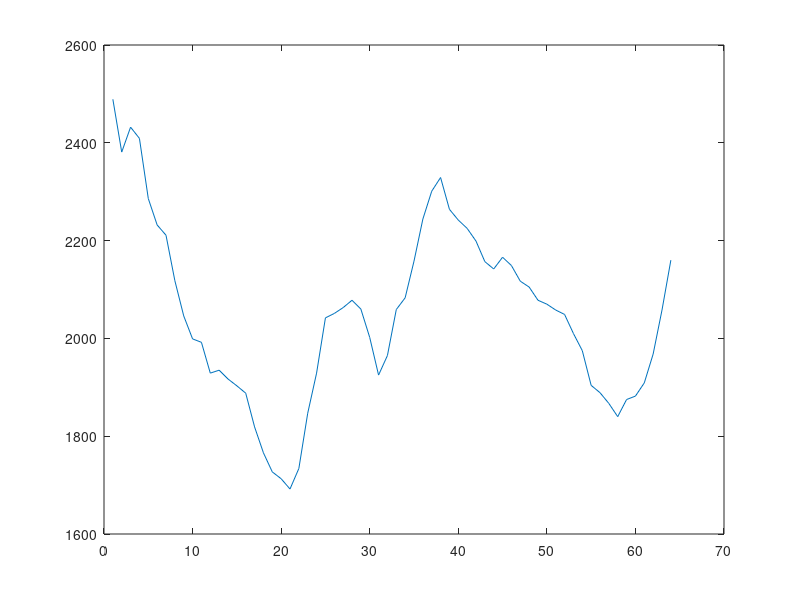
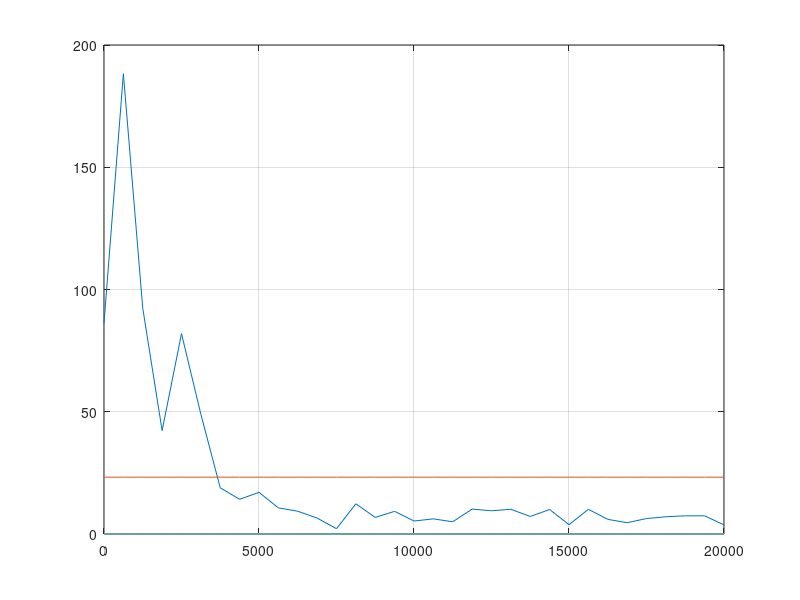

These charts were generated, in order, by the following MATLAB code: (Note: this script raises an error after producing the figures.)
clear;
%meas_ = load("calib.txt");
meas_ = load("spi.txt");
meas = meas_(1:64);
plot(meas);

mid = mean(meas);
disp(mid);
scope = max(meas) - min(meas);
disp(scope);
disp(meas);
figure;
format("short");
freq = fft(meas);
disp(num2str(abs(freq)));
p2 = abs(freq / length(meas));
p1 = p2(1:length(meas) / 2 + 1);
%p1 = p2;
p1(1:end - 1) = 2 * p1(2:end);
Fs = 40000;
f = Fs*(0:(length(meas) / 2)) / length(meas);
plot(f, p1);
hold on; grid on;

meas_mean = mean(p1);
y_mean = zeros(length(f));
for i = 1:length(f)
    y_mean(i) = meas_mean;
end
disp("сренее по граифку частот");
disp(meas_mean);
plot(f, y_mean);
disp("length(fft)=")
disp(length(p1));
fft = p1;
for i = 1:3
    fft = find_peaks(fft);
    figure;
    plot(f, fft);
    grid on; hold on;
end
%how find picks?

%{
function fft = find_peaks(fft)
    peak = max(fft);
    pos = find(fft == peak);
    for i = pos:length(fft)-2 % to right
        last_num = fft(i);
        num = fft(i + 1);
        next_num = fft(i + 2);
        if (last_num < num) && (num < next_num)
            break;
        end
    end
    %disp("kek");
    for j = pos:-1:3
        last_num = fft(j);
        num = fft(j - 1);
        next_num = fft(j - 2);
        if (last_num < num) && (num < next_num)
            break;
        end
    end
    right_indx = i;
    left_indx = j;
    disp("right indx");
    disp(right_indx);
    disp("position")
    disp(pos);
    disp("left indx");
    disp(left_indx);
    fft = cut_from_arr(fft, right_indx, left_indx, mean(fft));
    %f = cut_from_arr(f, right_indx, left_indx);
end

function arr = cut_from_arr(arr, ri, li, val)
    for i = li:1:ri
        arr(i) = val;
    end
end
%}
















